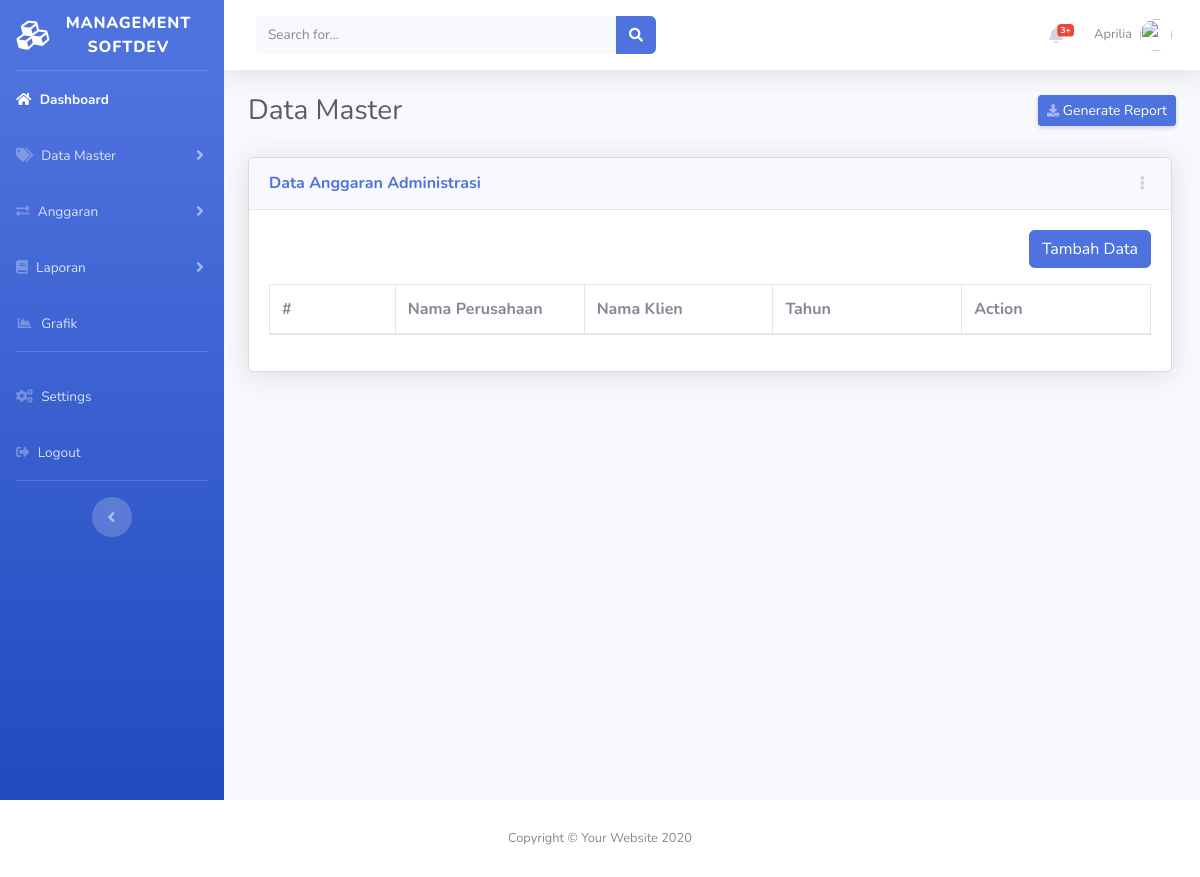
Page /index.php/dashboard/administration on the earlier database version.
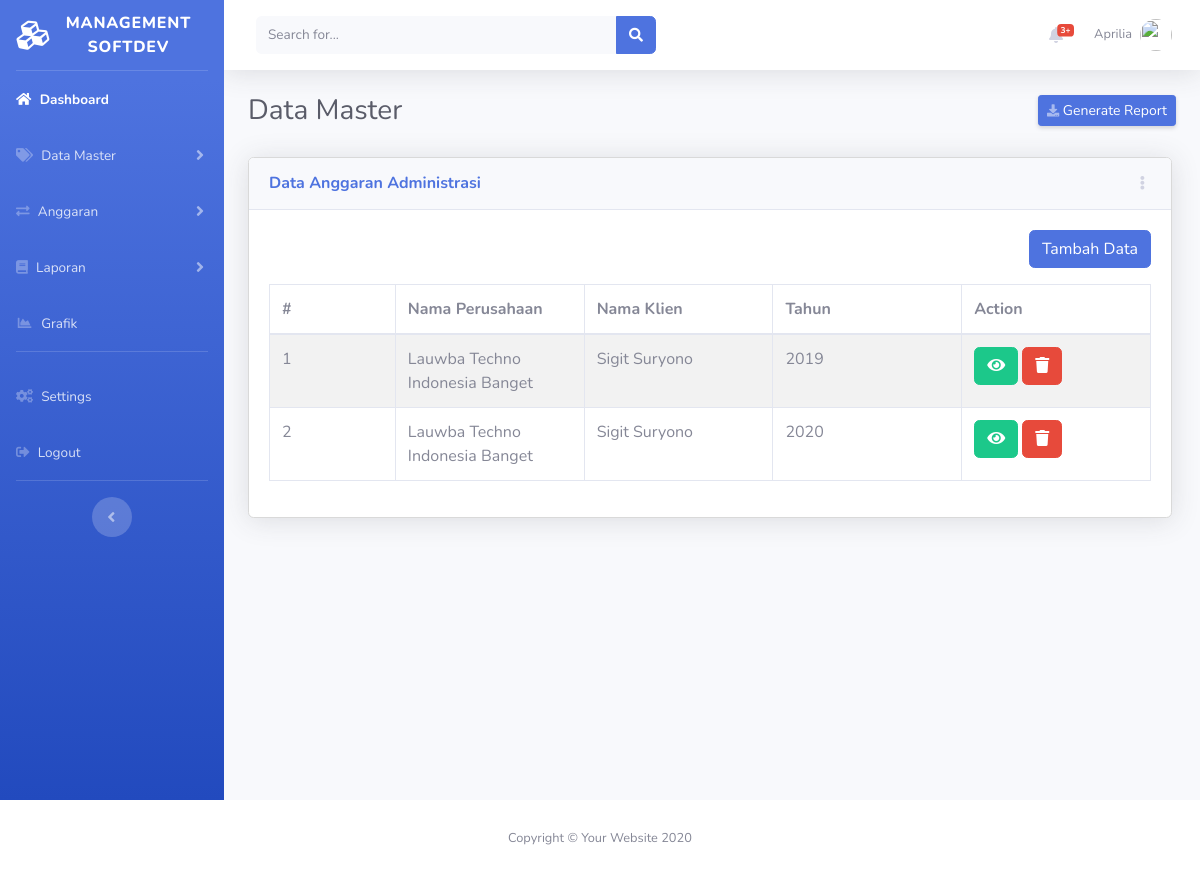
Same page on the later database version.
### tables this page shows
CREATE TABLE `tbl_anggaran` (
  `id_anggaran` int(11) NOT NULL,
  `id_klien` int(11) NOT NULL,
  `id_bulan` int(11) NOT NULL,
  `tahun` int(11) NOT NULL,
  `date_created` timestamp NOT NULL DEFAULT current_timestamp()
);

CREATE TABLE `tbl_klien` (
  `id_klien` int(11) NOT NULL,
  `nama_perusahaan` varchar(100) NOT NULL,
  `nama_klien` varchar(100) NOT NULL,
  `alamat_klien` varchar(200) NOT NULL,
  `email_klien` varchar(200) NOT NULL,
  `telepon_klien` varchar(15) NOT NULL
);

### application/controllers/Dashboard.php (called while the page is built, shortened)
<?php
class Dashboard extends CI_Controller
{
	function administration()
	{
		$data['anggaran'] = $this->anggaran->summaryAdministration()->result();
		$data['bulan'] = $this->anggaran->getBulan()->result();
		$data['pos'] = $this->anggaran->getPos(1)->result();
		$this->load->view('headfoot/header');
		$this->load->view('administration/list-data', $data);
		$this->load->view('headfoot/footer');
	}
}

### index.php (called while the page is built, shortened)
<?php
require_once BASEPATH.'core/CodeIgniter.php';

### application/models/Anggaran.php (called while the page is built, shortened)
<?php
class Anggaran extends CI_Model
{
    function summaryAdministration()
    {
        return $this->db->query("SELECT * FROM tbl_anggaran
        LEFT JOIN tbl_klien ON tbl_anggaran.id_klien=tbl_klien.id_klien
        LEFT JOIN tbl_bulan ON tbl_anggaran.id_bulan=tbl_bulan.id_bulan
        LEFT JOIN tbl_detail_anggaran ON tbl_anggaran.id_anggaran=tbl_detail_anggaran.id_anggaran
        LEFT JOIN tbl_pos ON tbl_detail_anggaran.id_pos=tbl_pos.id_pos
        LEFT JOIN tbl_kategori ON tbl_pos.id_kategori=tbl_kategori.id_kategori
        WHERE tbl_kategori.id_kategori='1'
        GROUP BY tahun
        ");
    }
}

### application/views/administration/list-data.php (the view, shortened to what this page needs)
<div class="container-fluid">
    <div class="d-sm-flex align-items-center justify-content-between mb-4">
        <h1 class="h3 mb-0 text-gray-800">Data Master</h1>
        <a href="#" class="d-none d-sm-inline-block btn btn-sm btn-primary shadow-sm"><i class="fas fa-download fa-sm text-white-50"></i> Generate Report</a>
    </div>
    <div class="row">
        <div class="col-xl-12 col-lg-12">
            <div class="card shadow mb-4">
                <div class="card-header py-3 d-flex flex-row align-items-center justify-content-between">
                    <h6 class="m-0 font-weight-bold text-primary">Data Anggaran Administrasi</h6>
                    <div class="dropdown no-arrow">
                        <a class="dropdown-toggle" href="#" role="button" id="dropdownMenuLink" data-toggle="dropdown" aria-haspopup="true" aria-expanded="false">
                            <i class="fas fa-ellipsis-v fa-sm fa-fw text-gray-400"></i>
                        </a>
                    </div>
                </div>
                <div class="card-body">
                    <form action="<?php echo site_url('dashboard/administration') ?>" method="POST">
                        <div class="form-group">
                            <div style="float:right">
                                <a href="<?php echo site_url('dashboard/tambah_admin') ?>" class="btn btn-primary">Tambah Data</a>
                            </div>
                            <div class="clearfix"></div>
                        </div>
                        <div class="x_content">
                            <div class="row">
                                <div class="col-md-12">
                                    <di class="table-responsive">
                                        <table class="table table-striped table-bordered dt-responsive nowrap" id="datatable">
                                </div>
                                <thead>
                                    <tr>
                                        <th width="10%">#</th>
                                        <th width="15%">Nama Perusahaan</th>
                                        <th width="15%">Nama Klien</th>
                                        <th width="15%">Tahun</th>
                                        <th width="15%">Action</th>
                                    </tr>
                                </thead>
                                <tbody>
                                    <?php
                                    foreach ($anggaran as $key => $value) { ?>
                                        <tr>
                                            <td><?php echo $key + 1 ?></td>
                                            <td><?php echo $value->nama_perusahaan ?></td>
                                            <td><?php echo $value->nama_klien ?></td>
                                            <td><?php echo $value->tahun ?></td>
                                            <td>
                                                <a href="javacript:void(0)" class="btn btn-success" onclick="return showModal('<?php echo $value->id_anggaran ?>', '<?php echo $value->id_klien ?>','<?php echo $value->tahun ?>')"><i class="fa fa-eye"></i></a>
                                                <a href="<?php echo site_url('dashboard/delete_admin/' . $value->id_anggaran) ?>" onclick="return confirm('Hapus data ini?')" class="btn btn-danger"><i class="fa fa-trash"></i></a>
                                            </td>
                                        </tr>
                                    <?php   }
                                    ?>
                                </tbody>
                            </div>
                        </div>
                </div>
            </div>
        </div>
    </div>
</div>
</div>
</div>
</div>

Differences in the rows shown:
added tbl_anggaran: id_klien.nama_perusahaan "Lauwba Techno Indonesia Banget", id_klien.nama_klien "Sigit Suryono", tahun "2019"
added tbl_anggaran: id_klien.nama_perusahaan "Lauwba Techno Indonesia Banget", id_klien.nama_klien "Sigit Suryono", tahun "2020"
